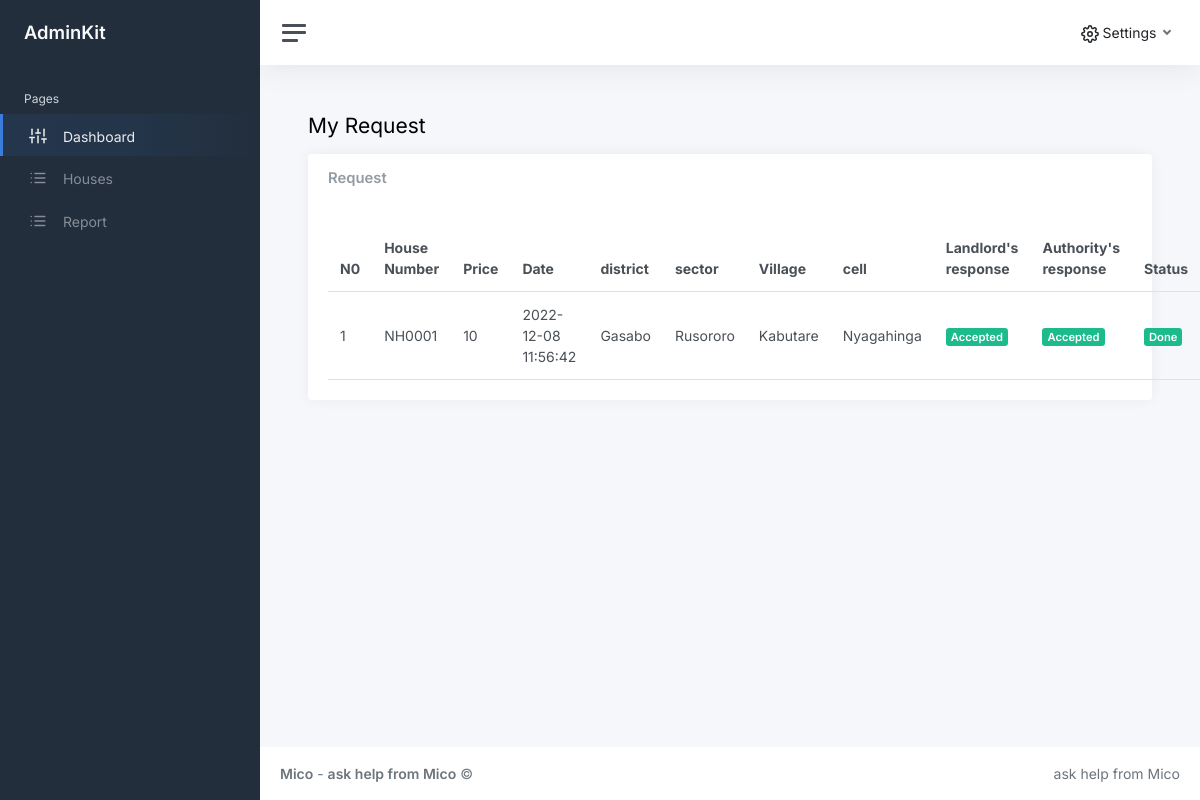
The app's page /tenant/MyhousesList.php (signed in) with its own data.
### tables this page shows
CREATE TABLE `requesttable` (
  `reqID` int(11) NOT NULL,
  `clientID` int(11) NOT NULL,
  `houseReference` varchar(20) NOT NULL,
  `statusLandlord` varchar(12) DEFAULT NULL,
  `statusAuthority` varchar(12) DEFAULT NULL,
  `status` int(2) NOT NULL,
  `dateOn` datetime NOT NULL DEFAULT current_timestamp()
);

CREATE TABLE `tbl_house` (
  `hid` int(11) NOT NULL,
  `reference` varchar(15) NOT NULL,
  `houseNumber` varchar(10) NOT NULL,
  `price` varchar(10) NOT NULL,
  `district` varchar(20) NOT NULL,
  `sector` varchar(20) NOT NULL,
  `village` varchar(20) NOT NULL,
  `cell` varchar(20) NOT NULL,
  `owner` int(11) NOT NULL,
  `details` longtext NOT NULL,
  `thumbnailPath` varchar(255) NOT NULL,
  `date` datetime NOT NULL DEFAULT current_timestamp(),
  `status` int(1) NOT NULL
);

### tenant/MyhousesList.php (the view, shortened to what this page needs)
<?php
include('../includes/config.php');
if (strlen($_SESSION['cID']) == 0) {
    header('location:../tenantLogin.php');
} else {
    ?>
<!DOCTYPE html>
<html lang="en">
<head>
    <link href="../static/css/app.css" rel="stylesheet">
</head>
<body>
    <div class="wrapper">
        <?php include 'includes/sidebar.php'; ?>
        <div class="main">
            <?php include 'includes/topbar.php'; ?>
            <main class="content">
                <div class="container-fluid p-0">
                    <h1 class="h3 mb-3">My Request</h1>
                    <div class="row">
                        <div class="col-12">
                            <div class="card">
                                <div class="card-header">
                                    <h5 class="card-title mb-0">Request</h5>
                                </div>
                                <div class="card-body">
                                    <table class="table table-hover my-0">
                                        <thead>
                                            <tr>
                                                <th>N0</th>
                                                <th>House Number</th>
                                                <th class="d-none d-xl-table-cell">
                                                    Price</th>
                                                <th>Date</th>
                                                <th>district</th>
                                                <th>sector</th>
                                                <th>Village</th>
                                                <th>cell</th>
                                                <th>Landlord's response</th>
                                                <th>Authority's response</th>
                                                <th>Status</th>
                                            </tr>
                                        </thead>
                                        <tbody>
                                            <?php
                                                $selectUsers = mysqli_query($con,"SELECT *,requesttable.status as staReq FROM requesttable LEFT JOIN tbl_house ON
                                                tbl_house.reference = requesttable.houseReference WHERE requesttable.clientID = '".$_SESSION['cID']."'");
                                                $number=1;
                                               while ($row = mysqli_fetch_array($selectUsers)) {
                                                ?>
                                            <tr>
                                                <td><?php echo $number;?></td>
                                                <td class="d-none d-xl-table-cell">
                                                    <?php echo $row['houseNumber'];?>
                                                </td>
                                                <td class="d-none d-xl-table-cell">
                                                    <?php echo $row['price'];?></td>
                                                <td class="d-none d-xl-table-cell">
                                                    <?php echo $row['date'];?></td>
                                                <td class="d-none d-xl-table-cell">
                                                    <?php echo $row['district'];?></td>
                                                <td class="d-none d-xl-table-cell">
                                                    <?php echo $row['sector'];?></td>
                                                <td class="d-none d-xl-table-cell">
                                                    <?php echo $row['village'];?></td>
                                                <td class="d-none d-xl-table-cell">
                                                    <?php echo $row['cell'];?></td>
                                                <td class="d-none d-xl-table-cell">
                                                    <?php
                                                    if ($row['statusLandlord'] == "success") {
                                                        echo "<span class='badge bg-success'>Accepted</span>";
                                                    }elseif ($row['statusLandlord'] == "rejected") {
                                                        echo "<span class='badge bg-danger'>Rejected</span>";
                                                     }else {
                                                        echo "<span class='badge bg-warning'>Pending</span>";
                                                    }
                                                    ?>
                                                </td>
                                                <td class="d-none d-xl-table-cell">
                                                    <?php
                                                         if ($row['statusAuthority'] == "success") {
                                                             echo "<span class='badge bg-success'>Accepted</span>";
                                                         }elseif ($row['statusAuthority'] == "rejected") {
                                                            echo "<span class='badge bg-danger'>Rejected</span>";
                                                         }
                                                         else {
                                                             echo "<span class='badge bg-warning'>Pending</span>";
                                                         }
                                                         ?>
                                                </td>
                                                <td class="d-none d-xl-table-cell">
                                                    <?php if ( $row['staReq'] == 2) {
                                                        echo "<span class='badge bg-success'>Done</span>";
                                                            }elseif ($row['staReq'] == 1) {
                                                                echo "<span class='badge bg-info'>Now you can Pay</span>";
                                                            }
                                                            else {
                                                             echo "<span class='badge bg-warning'>Pending</span>";
                                                                }
                                                    ?>
                                                </td>
                                            </tr>
                                            <?php
                                                $number+=1;
                                               }
                                          ?>
                                        </tbody>
                                    </table>
                                </div>
                            </div>
                        </div>
                    </div>
                </div>
            </main>
            <?php include 'includes/footer.php'; ?>
        </div>
    </div>
</body>
</html>
<?php } ?>

### tenant/includes/sidebar.php
<nav id="sidebar" class="sidebar js-sidebar">
            <div class="sidebar-content js-simplebar">
                <a class="sidebar-brand" href="index.html">
                    <span class="align-middle">AdminKit</span>
                </a>
                <ul class="sidebar-nav">
                    <li class="sidebar-header">
                        Pages
                    </li>
                    <li class="sidebar-item active">
                        <a class="sidebar-link" href="index.php">
                            <i class="align-middle" data-feather="sliders"></i> <span
                                class="align-middle">Dashboard</span>
                        </a>
                    </li>
                    <li class="sidebar-item">
                        <a class="sidebar-link" href="house.php">
                            <i class="align-middle" data-feather="list"></i> <span class="align-middle">Houses</span>
                        </a>
                    </li>
                    <li class="sidebar-item">
                        <a class="sidebar-link" href="MyhousesList.php">
                            <i class="align-middle" data-feather="list"></i> <span class="align-middle">Report</span>
                        </a>
                    </li>
            </div>
        </nav>

### tenant/includes/topbar.php (shortened to what this page needs)
<nav class="navbar navbar-expand navbar-light navbar-bg">
    <a class="sidebar-toggle js-sidebar-toggle">
        <i class="hamburger align-self-center"></i>
    </a>
    <div class="navbar-collapse collapse">
        <ul class="navbar-nav navbar-align">
            <li class="nav-item dropdown">
                <a class="nav-link dropdown-toggle d-none d-sm-inline-block" href="#" data-bs-toggle="dropdown"> <span
                        class="text-dark"><i class="align-middle me-1" data-feather="settings"></i>Settings</span>
                </a>
            </li>
        </ul>
    </div>
</nav>

### tenant/includes/footer.php
<footer class="footer">
                <div class="container-fluid">
                    <div class="row text-muted">
                        <div class="col-6 text-start">
                            <p class="mb-0">
                                <a class="text-muted" href=""
                                    target=""><strong>Mico</strong></a> - <a class="text-muted"
                                    href="" target=""><strong>ask help from Mico</strong></a> &copy;
                            </p>
                        </div>
                        <div class="col-6 text-end">
                            <ul class="list-inline">
                                <li class="list-inline-item">
                                    <a class="text-muted" href="#" target="">ask help from Mico</a>
                                </li>
                            </ul>
                        </div>
                    </div>
                </div>
            </footer>

### records on screen
requesttable: tbl_house.houseNumber "NH0001", tbl_house.price "10", tbl_house.date "2022-12-08 11:56:42", tbl_house.district "Gasabo", tbl_house.sector "Rusororo", tbl_house.village "Kabutare", tbl_house.cell "Nyagahinga", statusLandlord "Accepted", statusAuthority "Accepted", status "Done"
